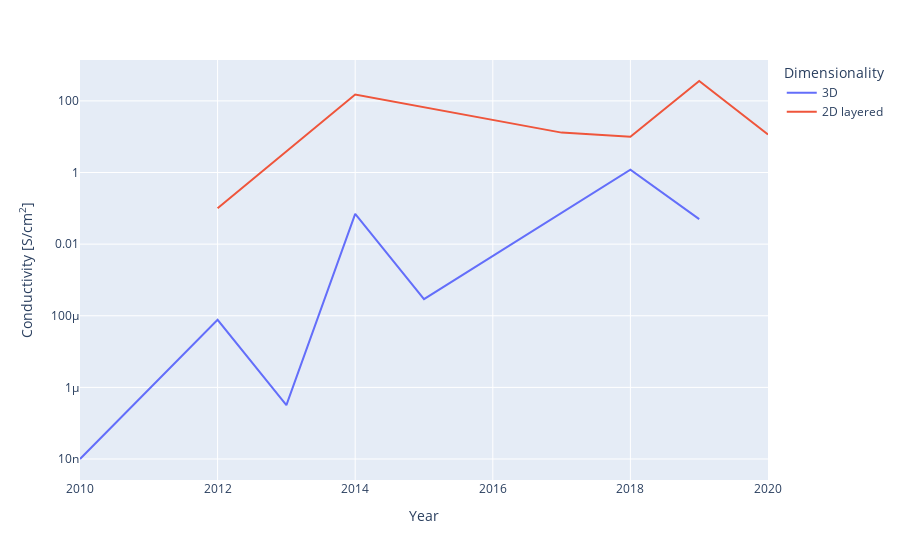

The notebook cell saved with this chart:
### Code cell
mofs_sorted_3D_porous = mofs.loc[mofs[(mofs['Dimensionality']=='3D') & (mofs['Porosity']>100)].groupby('Year')['Value'].idxmax()]
mofs_sorted_2D_porous = mofs.loc[mofs[(mofs['Dimensionality']=='2D layered') & (mofs['Porosity']>100)].groupby('Year')['Value'].idxmax()]
mofs_sorted_porous = pd.concat([mofs_sorted_3D_porous, mofs_sorted_2D_porous], ignore_index=True)
fig3 = px.line(mofs_sorted_porous, x='Year', y='Value', color='Dimensionality', hover_data=['Dimensionality','Porosity'], 
                 labels={'Value': "Conductivity [S/cm<sup>2</sup>]"}, hover_name='Name')
fig3.update_traces(hovertemplate='<b>%{hovertext}</b><br><br>Dimensionality=%{customdata[0]}\
                                 <br>Year=%{x}<br>Value=%{y} S/cm<sup>2</sup>\
                                 <br>Porosity=%{customdata[1]} m<sup>2</sup>/g<extra></extra>')
fig3.update_layout(yaxis_type="log")
fig3.show()

### Figure 1 — Plotly figure (JSON) as saved in the notebook; plotly's stock layout.template omitted (floating-point values rounded to 4 significant figures)
{"data": [{"customdata": [["3D", 385], ["3D", 450], ["3D", 248], ["3D", 214], ["3D", 559], ["3D", 614], ["3D", 208]], "hovertemplate": "<b>%{hovertext}</b><br><br>Dimensionality=%{customdata[0]}                                 <br>Year=%{x}<br>Value=%{y} S/cm<sup>2</sup>                                 <br>Porosity=%{customdata[1]} m<sup>2</sup>/g<extra></extra>", "hovertext": ["Cu[Ni(pdt)2]", "Fe(1,2,3-triazolate) (oxidized)", "Fe2DOBDC", "TCNQ@Cu3(BTC)2", "Cd2(TTFTB)", "Fe2(BDT)3 (oxidized)", "Ho(1+x)(HOTP)"], "legendgroup": "3D", "line": {"color": "#636efa", "dash": "solid"}, "mode": "lines", "name": "3D", "orientation": "v", "showlegend": true, "type": "scatter", "x": [2010, 2012, 2013, 2014, 2015, 2018, 2019], "xaxis": "x", "y": [1e-08, 7.7e-05, 3.2e-07, 0.07, 0.00029, 1.2, 0.05], "yaxis": "y"}, {"customdata": [["2D layered", 306], ["2D layered", 630], ["2D layered", 114], ["2D layered", 210], ["2D layered", 2298], ["2D layered", 280]], "hovertemplate": "<b>%{hovertext}</b><br><br>Dimensionality=%{customdata[0]}                                 <br>Year=%{x}<br>Value=%{y} S/cm<sup>2</sup>                                 <br>Porosity=%{customdata[1]} m<sup>2</sup>/g<extra></extra>", "hovertext": ["Cu3(HOTP)2", "Ni3(HITP)2", "Cu3(HIB)2", "Fe3(PTC)", "(Mn/Fe)3(HIB)2", "Co3(HITP)2"], "legendgroup": "2D layered", "line": {"color": "#EF553B", "dash": "solid"}, "mode": "lines", "name": "2D layered", "orientation": "v", "showlegend": true, "type": "scatter", "x": [2012, 2014, 2017, 2018, 2019, 2020], "xaxis": "x", "y": [0.1, 150, 13, 10, 359, 11.5], "yaxis": "y"}], "layout": {"autosize": true, "legend": {"title": {"text": "Dimensionality"}, "tracegroupgap": 0}, "margin": {"t": 60}, "xaxis": {"anchor": "y", "autorange": true, "domain": [0, 1], "range": [2010, 2020], "title": {"text": "Year"}, "type": "linear"}, "yaxis": {"anchor": "x", "autorange": true, "domain": [0, 1], "range": [-8.586, 3.141], "title": {"text": "Conductivity [S/cm<sup>2</sup>]"}, "type": "log"}}}
